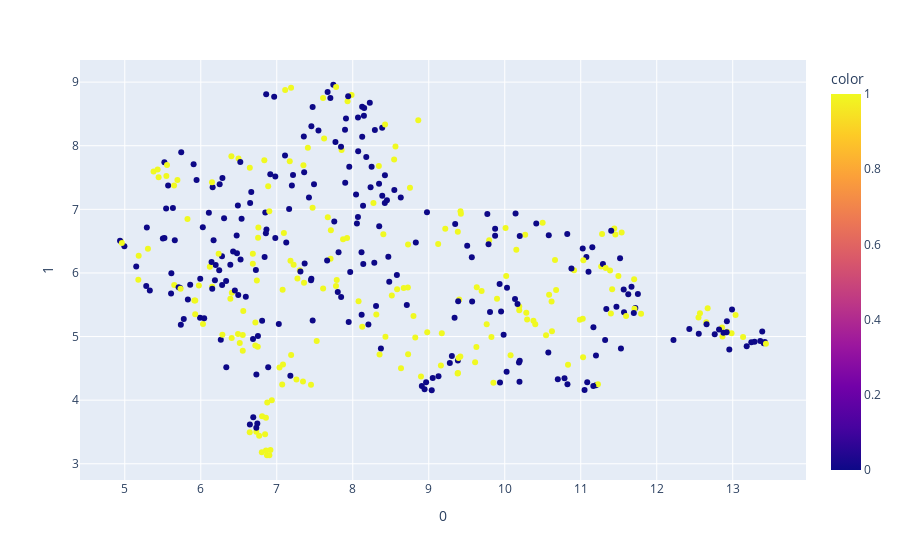

The notebook cell saved with this chart:
### Code cell
from umap import UMAP
import plotly.express as px

umap_2d = UMAP(n_components=2, init='random', random_state=0)

proj_2d = umap_2d.fit_transform(X)

fig_2d = px.scatter(
    proj_2d, x=0, y=1,
    color=y
)

fig_2d.show()

### Figure 1 — Plotly figure (JSON) as saved in the notebook; plotly's stock layout.template omitted (floating-point values rounded to 4 significant figures; data arrays with more than 128 entries replaced by an {"elided": "..."} marker saying what was removed)
{"data": [{"hovertemplate": "0=%{x}<br>1=%{y}<br>color=%{marker.color}<extra></extra>", "legendgroup": "", "marker": {"color": {"elided": "422 int values"}, "coloraxis": "coloraxis", "symbol": "circle"}, "mode": "markers", "name": "", "orientation": "v", "showlegend": false, "type": "scatter", "x": {"elided": "422 float values"}, "xaxis": "x", "y": {"elided": "422 float values"}, "yaxis": "y"}], "layout": {"coloraxis": {"colorbar": {"title": {"text": "color"}}, "colorscale": [[0, "#0d0887"], [0.1111, "#46039f"], [0.2222, "#7201a8"], [0.3333, "#9c179e"], [0.4444, "#bd3786"], [0.5556, "#d8576b"], [0.6667, "#ed7953"], [0.7778, "#fb9f3a"], [0.8889, "#fdca26"], [1, "#f0f921"]]}, "legend": {"tracegroupgap": 0}, "margin": {"t": 60}, "xaxis": {"anchor": "y", "domain": [0, 1], "title": {"text": "0"}}, "yaxis": {"anchor": "x", "domain": [0, 1], "title": {"text": "1"}}}}
